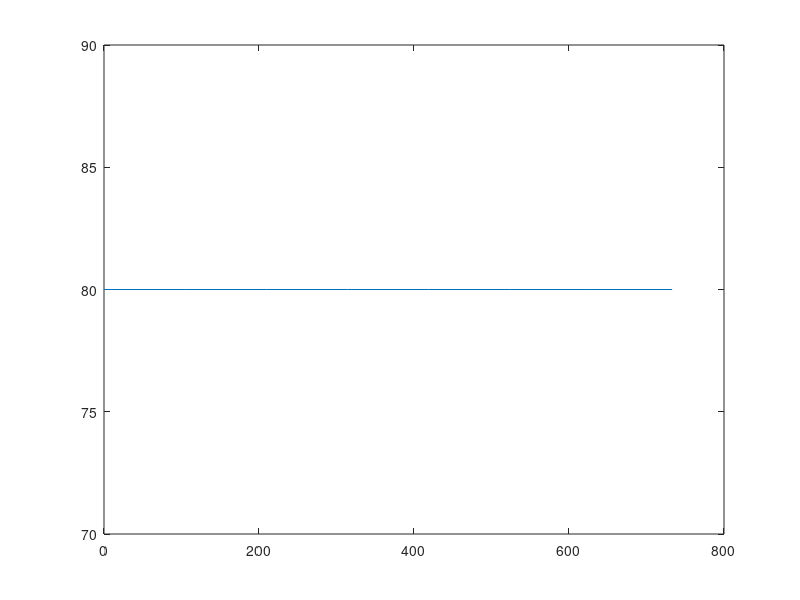

MATLAB code for this plot:
maxMotorTorque = 80; % in Nm
maxRegenTorque = 80; % in Nm
maxMotorTemp = 135;   % in Fahrenheit
motorVoltage = 140;
motorTorques = [80, 80, 80, 80, 80, 80, 80, 80];
motorSpeeds = [0, 1, 2, 3, 4, 5, 6, 7] * 1000 / 9.549;
%motorTorques = [3.83, 5.53, 7.23, 8.93, 10.63, 12.34, 14.06, 15.77, 17.49,...
%    19.22, 20.94, 22.67, 24.40, 26.14, 27.88, 29.62, 31.37, 33.12, 34.87,...
%    36.62, 38.38, 40.15, 41.19, 43.68, 45.45, 47.23, 49.01, 50.79, 52.57,... 
%    54.36, 56.15, 57.95, 59.75, 61.55, 63.35, 65.16, 66.97, 68.79, 70.60, 72.42];
%motorSpeeds = [3217, 3233, 3249, 3268, 3287, 3307, 3329, 3352, 3375, 3400,...
%    3427, 3454, 3482, 3512, 3543, 3575, 3608, 3642, 3678, 3714, 3752, 3791,...
%    3831, 3872, 3914, 3957, 4002, 4048, 4095, 4143, 4192, 4242, 4294, 4346,...
%    4400, 4455, 4511, 4569, 4627, 4687] / 9.549;

plot(motorSpeeds, motorTorques);

maxEngineTorque = 80; % in Nm

maxEngineTemp = 240;  % in Fahrenheit


engineTorqueMap = [0,0;4,4.1;8,8.1;10.7,10.8;9.2,9.3;11.8,11.9;14.8,14.9;17.3,17.4;
    18,18.1;19.2,19.3;18,18.1;17.8,17.9;17.5,17.6;16,16.1;15,15.1] * 1.3558;
engineTorqueBreakpoints = [0:1.378:19.3];
engineSpeedBreakpoints = [0,1,2,3,4,5,6,7,8,9,10,11,12,13,14] * 1000;


initialFuel = 100; % NEED TO SET TO CORRECT AMOUNT
